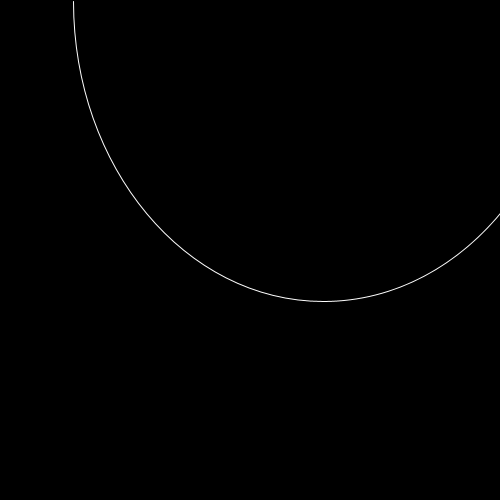
Frame 1 (no input)
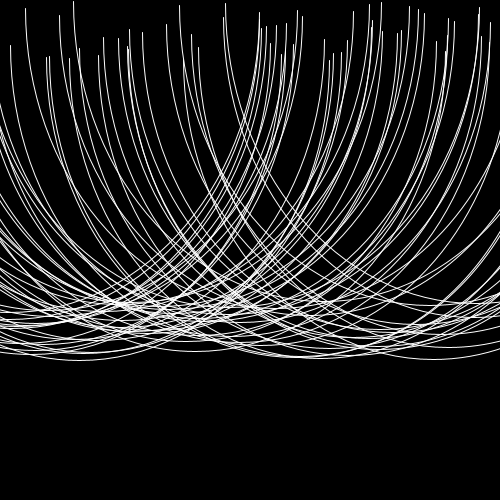
Frame 60 (the mouse pressed at the canvas centre just before this capture)
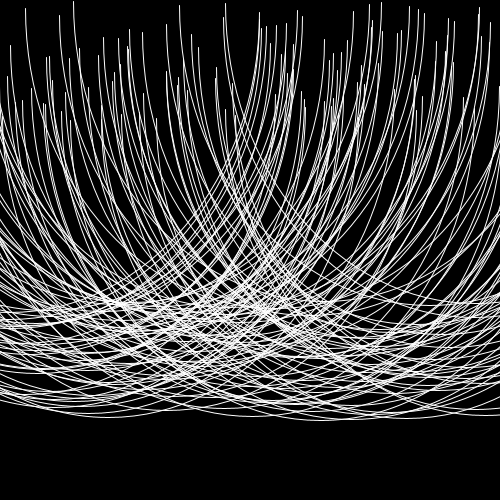
Frame 120 (the mouse held since frame 60 and released just before this capture)

The Processing sketch that drew these frames (run headless with seeded random() and noise(); from frame 60 on, the mouse is pressed at the canvas centre):

// Processing sketch: homeworkweek11
// ── homeworkweek11.pde
float x;
float offset;
float noisei;
float rain;
float n;



void setup(){
  size(500, 500);
  background(0);
  stroke(255);
  noFill();
}

void draw(){
  
  if(x >= width){
    x =0; 
  }
  x++;
  
  offset += 0.003;
  noisei = noise(offset);
  n = random(0, height);
  rain = map(noisei, 0, 200, n, height);
  
  arc(rain, x, 500, 600, 0, PI);
  
  
}
